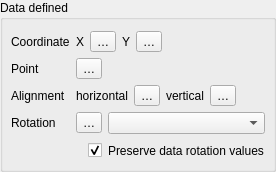
                       <widget class="QGroupBox" name="mPlacementDDGroupBox">
                        <property name="title">
                         <string>Data defined</string>
                        </property>
                        <property name="flat">
                         <bool>false</bool>
                        </property>
                        <property name="syncGroup" stdset="0">
                         <string notr="true">labelplacementgroup</string>
                        </property>
                        <layout class="QGridLayout" name="gridLayout_4">
                         <property name="leftMargin">
                          <number>8</number>
                         </property>
                         <property name="rightMargin">
                          <number>8</number>
                         </property>
                         <item row="3" column="1">
                          <layout class="QHBoxLayout" name="horizontalLayout_25">
                           <item>
                            <widget class="QgsPropertyOverrideButton" name="mCoordRotationDDBtn">
                             <property name="text">
                              <string>…</string>
                             </property>
                            </widget>
                           </item>
                           <item>
                            <widget class="QComboBox" name="mCoordRotationUnitComboBox"/>
                           </item>
                          </layout>
                         </item>
                         <item row="4" column="1">
                          <widget class="QCheckBox" name="chkPreserveRotation">
                           <property name="toolTip">
                            <string>Uncheck to write labeling engine derived rotation on pin and NULL on unpin</string>
                           </property>
                           <property name="styleSheet">
                            <string notr="true">margin-left: 12px; margin-top: 3px;</string>
                           </property>
                           <property name="text">
                            <string>Preserve data rotation values</string>
                           </property>
                           <property name="checked">
                            <bool>true</bool>
                           </property>
                          </widget>
                         </item>
                         <item row="0" column="1">
                          <layout class="QHBoxLayout" name="horizontalLayout_22">
                           <item>
                            <widget class="QLabel" name="mCoordXLabel">
                             <property name="sizePolicy">
                              <sizepolicy hsizetype="Maximum" vsizetype="Preferred">
                               <horstretch>0</horstretch>
                               <verstretch>0</verstretch>
                              </sizepolicy>
                             </property>
                             <property name="text">
                              <string>X</string>
                             </property>
                            </widget>
                           </item>
                           <item>
                            <widget class="QgsPropertyOverrideButton" name="mCoordXDDBtn">
                             <property name="text">
                              <string>…</string>
                             </property>
                            </widget>
                           </item>
                           <item>
                            <widget class="QLabel" name="mCoordYLabel">
                             <property name="sizePolicy">
                              <sizepolicy hsizetype="Maximum" vsizetype="Preferred">
                               <horstretch>0</horstretch>
                               <verstretch>0</verstretch>
                              </sizepolicy>
                             </property>
                             <property name="text">
                              <string>Y</string>
                             </property>
                            </widget>
                           </item>
                           <item>
                            <widget class="QgsPropertyOverrideButton" name="mCoordYDDBtn">
                             <property name="text">
                              <string>…</string>
                             </property>
                            </widget>
                           </item>
                           <item>
                            <spacer name="horizontalSpacer_6">
                             <property name="orientation">
                              <enum>Qt::Orientation::Horizontal</enum>
                             </property>
                             <property name="sizeHint" stdset="0">
                              <size>
                               <width>40</width>
                               <height>20</height>
                              </size>
                             </property>
                            </spacer>
                           </item>
                          </layout>
                         </item>
                         <item row="0" column="0">
                          <widget class="QLabel" name="mCoordLabel">
                           <property name="text">
                            <string>Coordinate</string>
                           </property>
                          </widget>
                         </item>
                         <item row="2" column="1">
                          <widget class="QFrame" name="mCoordAlignmentFrame">
                           <layout class="QHBoxLayout" name="horizontalLayout_27">
                            <property name="leftMargin">
                             <number>0</number>
                            </property>
                            <property name="topMargin">
                             <number>0</number>
                            </property>
                            <property name="rightMargin">
                             <number>0</number>
                            </property>
                            <property name="bottomMargin">
                             <number>0</number>
                            </property>
                            <item>
                             <widget class="QLabel" name="mCoordAlignmentHLabel">
                              <property name="sizePolicy">
                               <sizepolicy hsizetype="Maximum" vsizetype="Preferred">
                                <horstretch>0</horstretch>
                                <verstretch>0</verstretch>
                               </sizepolicy>
                              </property>
                              <property name="text">
                               <string>horizontal</string>
                              </property>
                             </widget>
                            </item>
                            <item>
                             <widget class="QgsPropertyOverrideButton" name="mCoordAlignmentHDDBtn">
                              <property name="text">
                               <string>…</string>
                              </property>
                             </widget>
                            </item>
                            <item>
                             <widget class="QLabel" name="mCoordAlignmentVLabel">
                              <property name="sizePolicy">
                               <sizepolicy hsizetype="Maximum" vsizetype="Preferred">
                                <horstretch>0</horstretch>
                                <verstretch>0</verstretch>
                               </sizepolicy>
                              </property>
                              <property name="text">
                               <string>vertical</string>
                              </property>
                             </widget>
                            </item>
                            <item>
                             <widget class="QgsPropertyOverrideButton" name="mCoordAlignmentVDDBtn">
                              <property name="text">
                               <string>…</string>
                              </property>
                             </widget>
                            </item>
                            <item>
                             <spacer name="horizontalSpacer_21">
                              <property name="orientation">
                               <enum>Qt::Orientation::Horizontal</enum>
                              </property>
                              <property name="sizeHint" stdset="0">
                               <size>
                                <width>0</width>
                                <height>20</height>
                               </size>
                              </property>
                             </spacer>
                            </item>
                           </layout>
                          </widget>
                         </item>
                         <item row="3" column="0">
                          <widget class="QLabel" name="mCoordRotationLabel">
                           <property name="text">
                            <string>Rotation</string>
                           </property>
                          </widget>
                         </item>
                         <item row="1" column="1">
                          <layout class="QHBoxLayout" name="horizontalLayout_15">
                           <item>
                            <widget class="QgsPropertyOverrideButton" name="mCoordPointDDBtn">
                             <property name="text">
                              <string>…</string>
                             </property>
                            </widget>
                           </item>
                           <item>
                            <spacer name="horizontalSpacer_22">
                             <property name="orientation">
                              <enum>Qt::Orientation::Horizontal</enum>
                             </property>
                             <property name="sizeHint" stdset="0">
                              <size>
                               <width>0</width>
                               <height>20</height>
                              </size>
                             </property>
                            </spacer>
                           </item>
                          </layout>
                         </item>
                         <item row="2" column="0">
                          <widget class="QLabel" name="mCoordAlignmentLabel">
                           <property name="text">
                            <string>Alignment</string>
                           </property>
                          </widget>
                         </item>
                         <item row="1" column="0">
                          <widget class="QLabel" name="label_44">
                           <property name="text">
                            <string>Point</string>
                           </property>
                          </widget>
                         </item>
                        </layout>
                       </widget>
